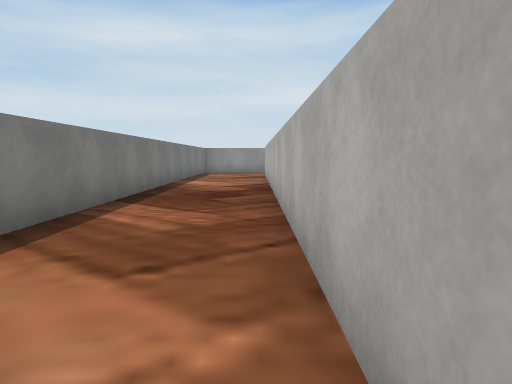
view 1 (above)

21 first-person views from a walk through a 3-D level made in the Unity game engine. The camera is 1.4 m above the floor, tilts 6° down and sees 75° across. The floor is counted in squares, 2 m on a side. Each view is taken from the middle of a square. On the plan, view 1 faces up. The plan holds only what a view shows up to about 10 squares ahead; the rest is blank. The place goes on beyond the plan. Some surface patterns are stand-ins.

view 2
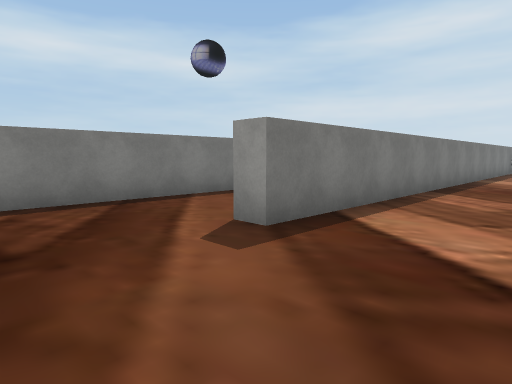

view 3
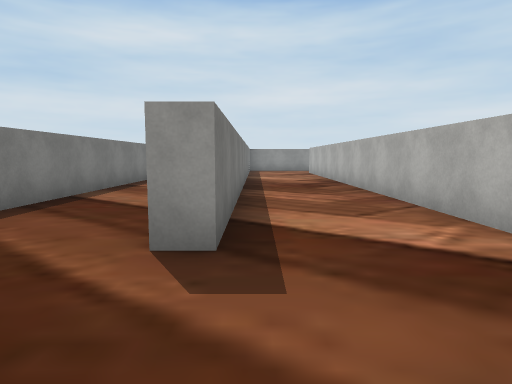

view 4
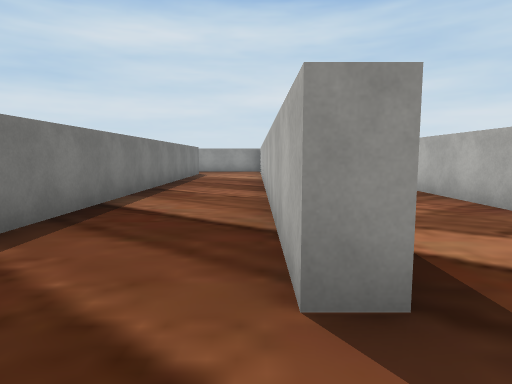

view 5
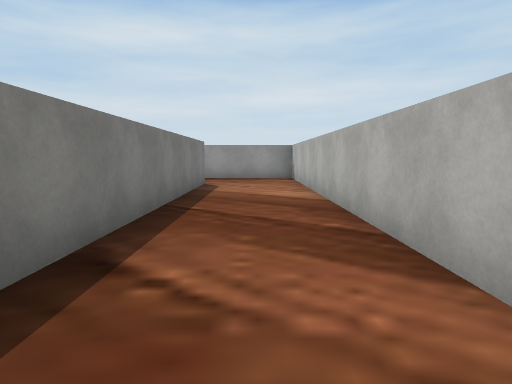

view 6
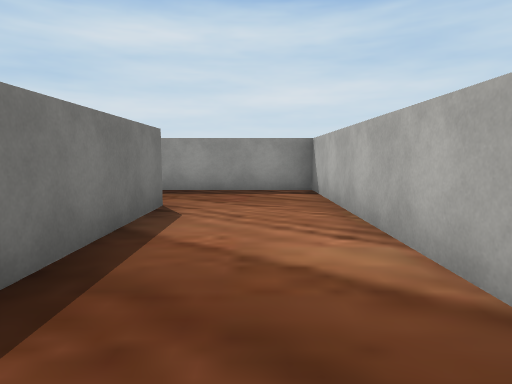

view 7
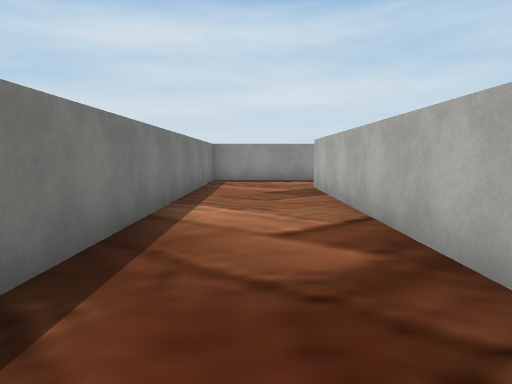

view 8
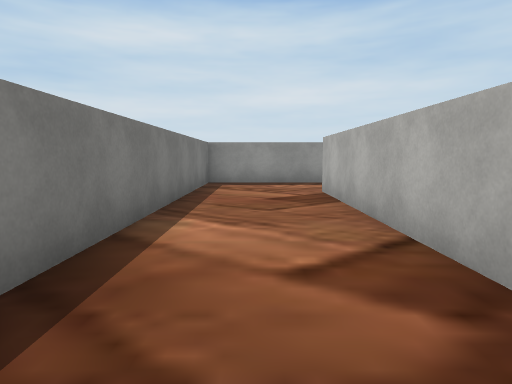

view 9
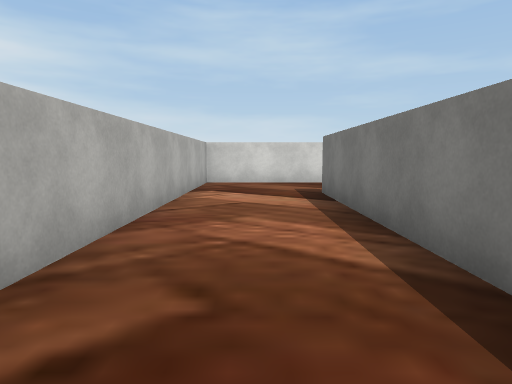

view 10
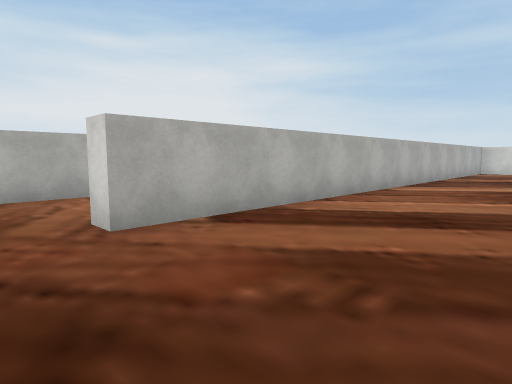

view 11
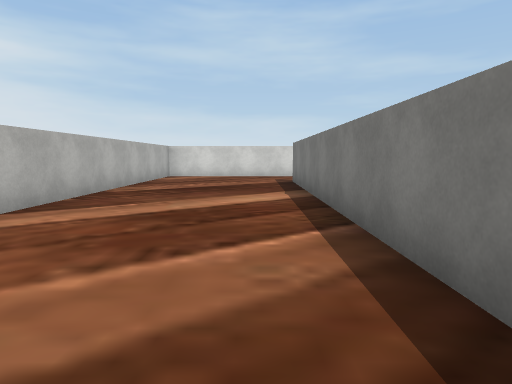

view 12
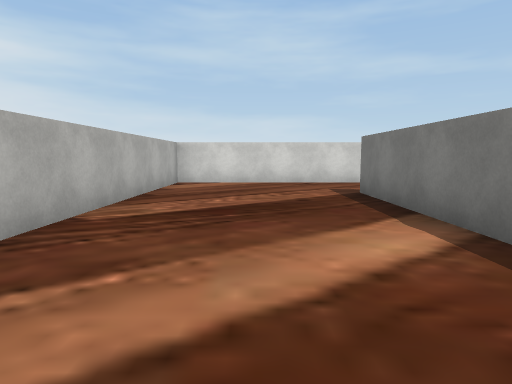

view 13
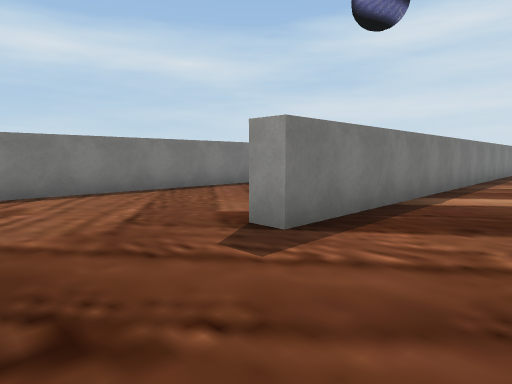

view 14
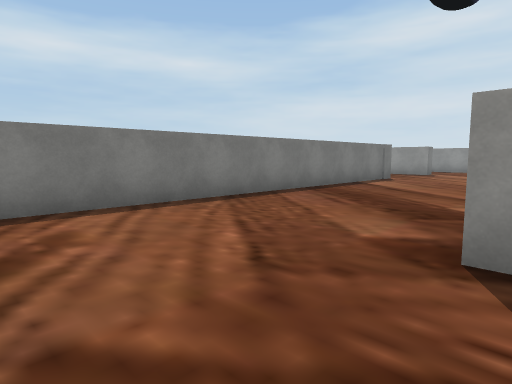

view 15
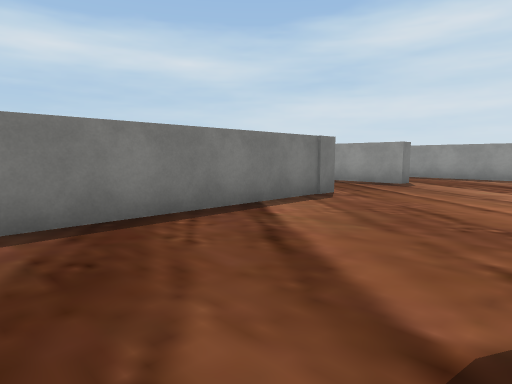

view 16
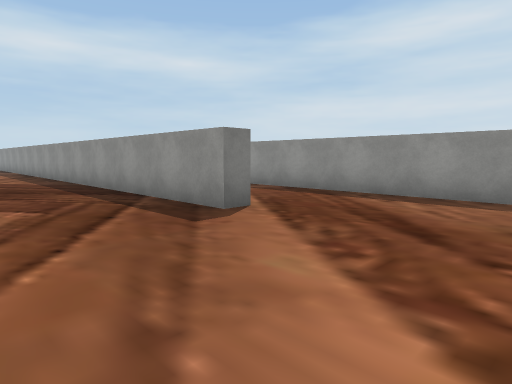

view 17
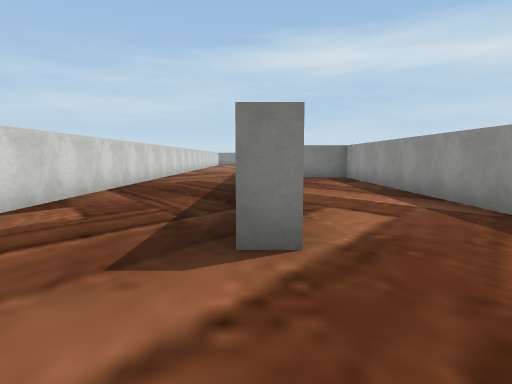

view 18
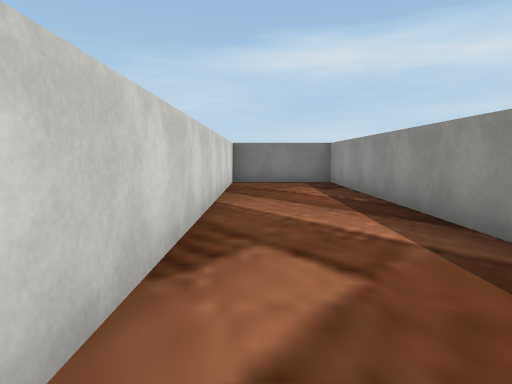

view 19
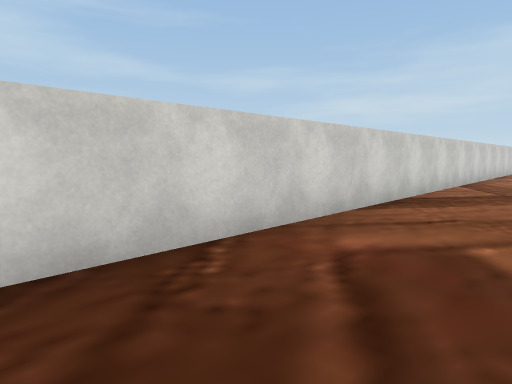

view 20
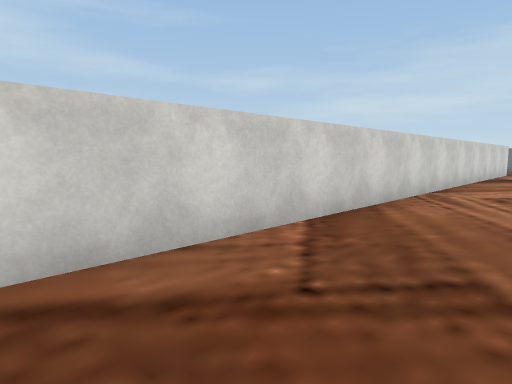

view 21
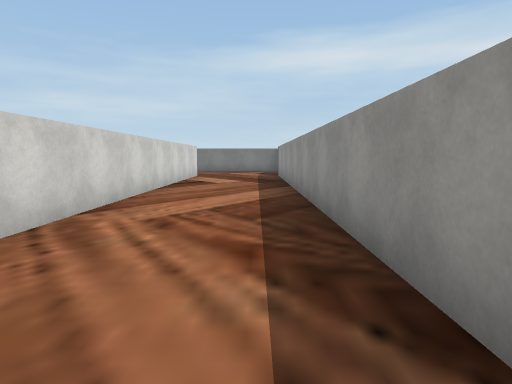

### Floor plan
Points are (right, up) in squares from view 1. A wall is a line through its corners. A room is listed if a view was taken in it or the views show most of it. See-through windows are left out.
Room 1 (views 1, 2, 3, 4, 5, 6, 7, 8, 9)
walls: (-5.3, 12.8) (-5.3, -1.4); (-2.9, -2.1) (0.4, -2.1) (0.4, 12.9); (0.9, 15.1) (-2.3, 15.1) (-2.3, 0.4) (-2.8, 0.4) (-2.8, 15.1) (-6, 15.1)
ways out: opening at (-5, 13.5) to room 2
Room 2 (views 10, 11, 12, 13, 14, 15, 16, 17, 18, 19, 20, 21)
walls: (-14.6, 8.9) (-14.6, -1.5); (-14.5, 12.4) (-14.5, 11.9) (-22.4, 11.9); (-10.1, 10.2) (-10.1, 0.4) (-10.6, 0.4); (-11.8, 15.1) (-23.4, 15.1) (-23.4, 12.4) (-14.8, 12.4); (-29, 11.9) (-37.9, 11.9); (-10.9, -2.1) (-5.9, -2.1) (-5.9, 12.8) (-5.3, 12.8); (-38.1, 8.8) (-16.1, 8.8)
ways out: opening at (-5, 13.5) to room 1

Positions as (right, up) in squares from view 1, and headings:
1: (0, 0), facing up
2: (0, -2), facing up-left
3: (-2, -2), facing up
4: (-3, -1), facing up
5: (-4, 4), facing up
6: (-4, 8), facing up
7: (-1, 5), facing up
8: (-1, 6), facing up
9: (-1, 7), facing down
10: (-9, 14), facing down-right
11: (-9, 10), facing down
12: (-8, 7), facing down
13: (-8, -2), facing up-left
14: (-10, -2), facing up-left
15: (-11, 3), facing up-left
16: (-11, 9), facing up-left
17: (-12, 12), facing left
18: (-14, 13), facing left
19: (-19, 11), facing down-left
20: (-25, 11), facing down-left
21: (-28, 11), facing left
